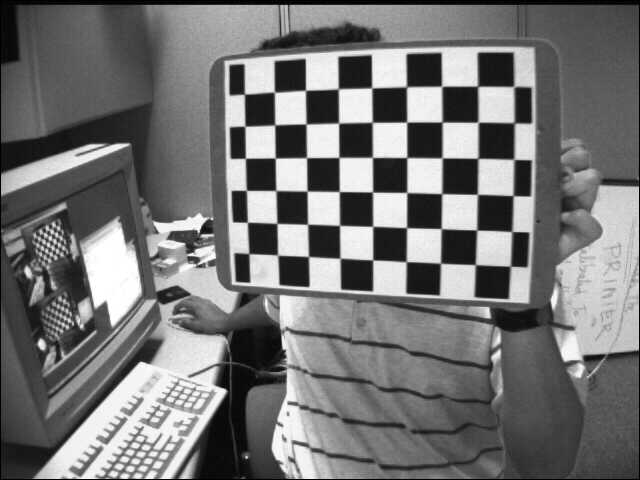
#> input picture assets/extrinsics/validation/left01.jpg, 640 x 480 px
$ jupyter execute 01-opencv-perspective-correction.ipynb
#> lines starting #> are read from the running program, lines starting #| are printed output that depends on the picture; after the words box and inside, x2 and y2 are one past the last pixel; in counts of white or black regions, pixels touching at a corner belong together
[cell 1]
from matplotlib import pyplot as plt
import numpy as np
import cv2 as cv
import sys
import os

this_dir: str = os.path.abspath('')
assets_dir: str = os.path.join(this_dir, "..", "assets")
img1Path: str = os.path.join(assets_dir, f"extrinsics/validation/left01.jpg")
img2Path: str = os.path.join(assets_dir, f"extrinsics/validation/left02.jpg")


def randomColor():
    color = np.random.randint(0, 255,(1, 3))
    return color[0].tolist()

def  perspectiveCorrection(img1Path, img2Path ,patternSize ):
#> called with patternSize = (9, 6)
    img1 = cv.imread(cv.samples.findFile(img1Path))
#> img1 is the input picture: shape (480, 640, 3); min 0, max 255, mean 116.6
    img2 = cv.imread(cv.samples.findFile(img2Path))
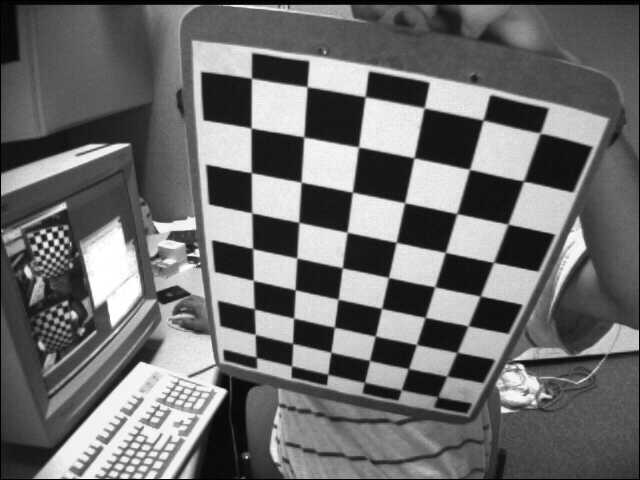
#> input picture assets/extrinsics/validation/left02.jpg, 640 x 480 px
#> img2 is the input picture: shape (480, 640, 3); min 0, max 255, mean 109

    # [find-corners]
    ret1, corners1 = cv.findChessboardCorners(img1, patternSize)
#> ret1 = True; corners1 = 54 rows, first 8: [244.5, 94.33], [274.6, 92.24], [305.5, 90.4], [338.4, 88.84], [371.6, 87.98], [406.8, 86.92], [441.6, 86.37], [477.6, 86.38]
    ret2, corners2 = cv.findChessboardCorners(img2, patternSize)
#> ret2 = True; corners2 = 54 rows, first 8: [256.6, 357.4], [255.3, 334.5], [254.8, 309], [253.3, 280.1], [252.5, 248], [251.8, 212.8], [251.2, 172.5], [251.4, 128.3]
    # [find-corners]

    if not ret1 or not ret2:
        print("Error, cannot find the chessboard corners in both images.")
        sys.exit(-1)

    # [estimate-homography]
    H, _ = cv.findHomography(corners1, corners2)
#> H = [[-0.206, 0.801, 175.3], [-0.872, 0.135, 479.2], [-0.000846, -0.000174, 1]]
    print(H)
#| [[-2.06427419e-01  8.01087333e-01  1.75317753e+02]
#|  [-8.72316339e-01  1.34688195e-01  4.79178038e+02]
#|  [-8.46295351e-04 -1.73768299e-04  1.00000000e+00]]
    # [estimate-homography]

    # [warp-chessboard]
    img1_warp = cv.warpPerspective(img1, H, (img1.shape[1], img1.shape[0]))
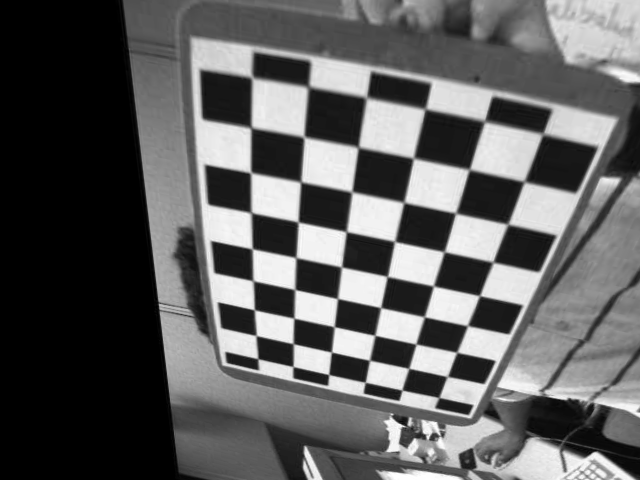
#> img1_warp: shape (480, 640, 3); min 0, max 255, mean 94.5
    # [warp-chessboard]

    img_draw_warp = cv.hconcat([img2, img1_warp])
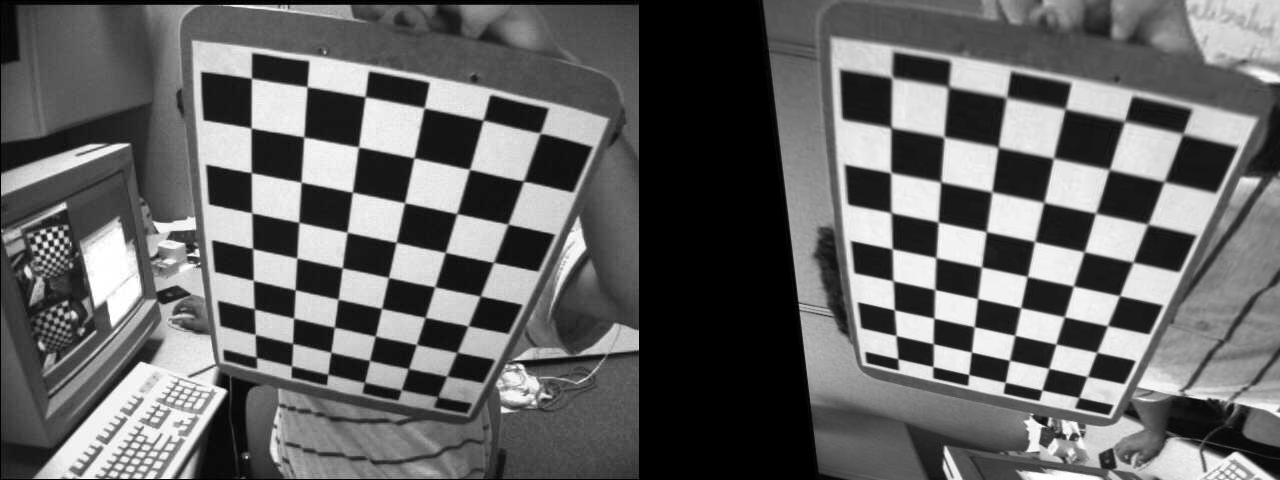
#> img_draw_warp: shape (480, 1280, 3); min 0, max 255, mean 101.8
    plt.imshow(img_draw_warp )
    plt.title("Desired chessboard view / Warped source chessboard view")

    corners1 = corners1.tolist()
#> corners1 = 54 items
    corners1 = [a[0] for a in corners1]
#> corners1 = 54 pairs, first value 244.5 to 514, second value 86.37 to 266.2

    # [compute-transformed-corners]
    img_draw_matches = cv.hconcat([img1, img2])
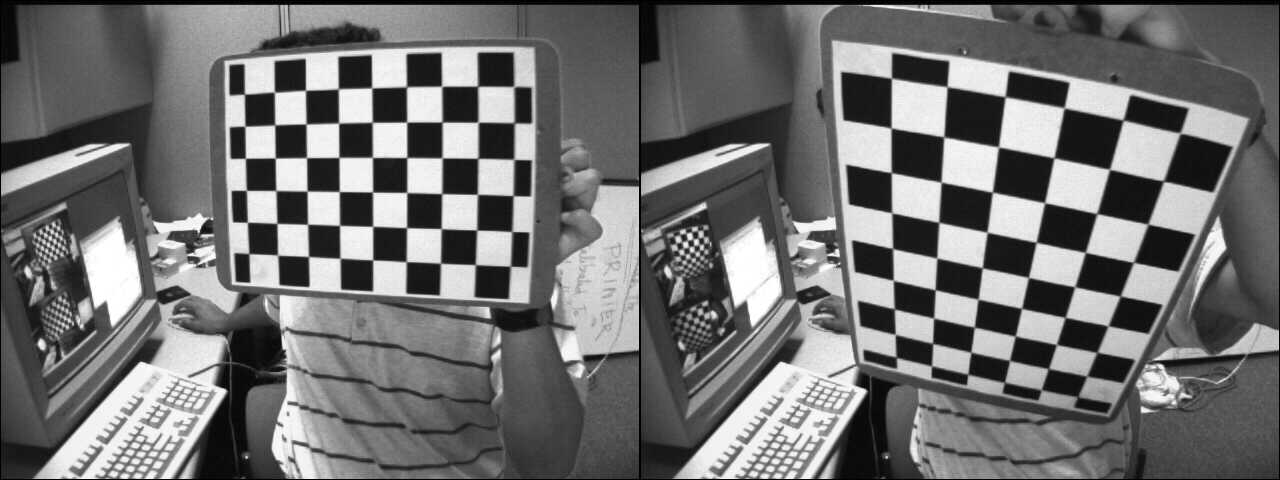
#> img_draw_matches: shape (480, 1280, 3); min 0, max 255, mean 112.8
    for i in range(len(corners1)):
        pt1 = np.array([corners1[i][0], corners1[i][1], 1])
        pt1 = pt1.reshape(3, 1)
        pt2 = np.dot(H, pt1)
        pt2 = pt2/pt2[2]
        end = (int(img1.shape[1] + pt2[0]), int(pt2[1]))
        cv.line(img_draw_matches, tuple([int(j) for j in corners1[i]]), end, randomColor(), 2)
#> this loop made 54 passes
#> (pt1, pt2, end) on passes 1 to 10: ([244.5, 94.33, 1], [258, 358.7, 1], (898, 358)), ([274.6, 92.24, 1], [256.2, 335.4, 1], (896, 335)), ([305.5, 90.4, 1], [254.5, 309.8, 1], (894, 309)), ([338.4, 88.84, 1], [253, 280.7, 1], (892, 280)), ([371.6, 87.98, 1], [252.3, 249, 1], (892, 248)), ([406.8, 86.92, 1], [251.3, 212.3, 1], (891, 212)), ([441.6, 86.37, 1], [250.9, 172.7, 1], (890, 172)), ([477.6, 86.38, 1], [251.3, 127.7, 1], (891, 127)), ([514, 86.8, 1], [252.3, 77.3, 1], (892, 77)), ([245, 126.5, 1], [293.4, 366.6, 1], (933, 366))
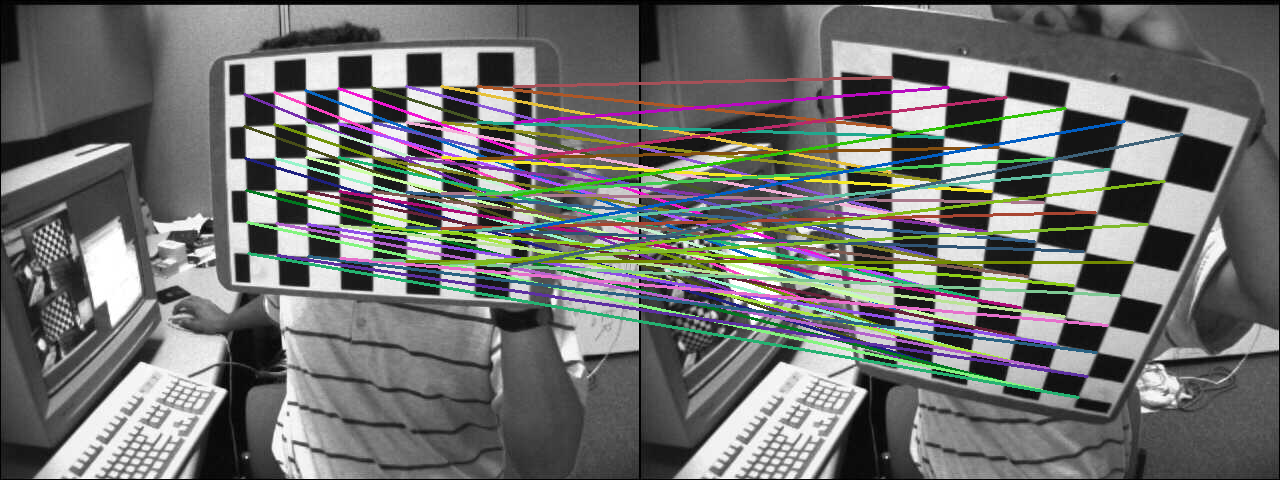
#> img_draw_matches: shape (480, 1280, 3); 13.28% of pixels changed, all inside (x1, y1, x2, y2) = (243, 76, 1184, 399)

    # plt.imshow(img_draw_matches)
    # [compute-transformed-corners]

def main():
    h = 6
    w = 9
    perspectiveCorrection(img1Path, img2Path, (w, h))

if __name__ == "__main__":
    main()
